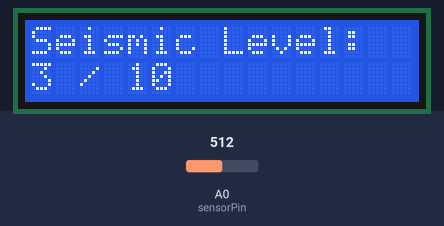
The sketch below on a simulated Arduino Uno, built with avr-gcc and run on an emulated ATmega328P. On the bench: 16×2 character LCD. The inputs (shaded band) are chosen by the test bench; at power-on: A0 (sensorPin) = 512. What the sketch prints to the serial monitor is not drawn.

Above: at 2.7 s.
2.8 s: A0 (sensorPin) set to 390
At 3.7 s:
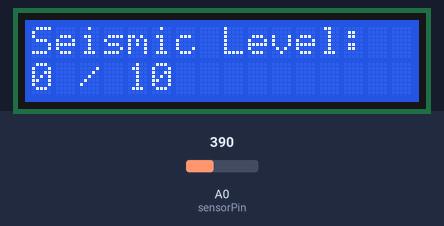
4.6 s: A0 (sensorPin) set to 306
At 5.8 s:
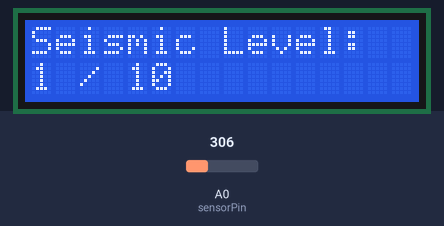
6.1 s: A0 (sensorPin) set to 511
At 6.8 s:
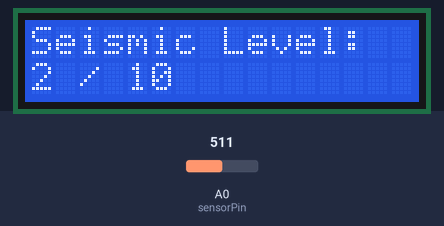
Timing chart, 0 to 9.1 s (numbered marks = the images above; inputs shaded):
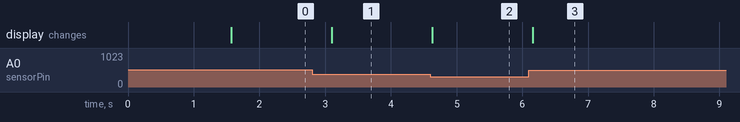

Measured:
- after the input at 2.8 s, the display: changes after 0.30 s (image 1)
- after the input at 4.6 s, the display: changes at once (image 2)
- after the input at 6.1 s, the display: changes after 0.06 s (image 3)

The sketch:

EMF-Based-Sesismograph.ino
```cpp
#include <LiquidCrystal.h>

LiquidCrystal lcd(12, 11, 5, 4, 3, 2);

const int sensorPin = A0;

const int minRawValue = 400;
const int maxRawValue = 900;
const int noiseThreshold = 20;

int readSensor() {
  return analogRead(sensorPin);
}

int calculateLevel(int sensorValue) {
  int difference = abs(sensorValue - minRawValue);

  if (difference < noiseThreshold) {
    return 0;
  }

  sensorValue = constrain(sensorValue, minRawValue, maxRawValue);

  return map(sensorValue, minRawValue, maxRawValue, 1, 10);
}

void displayLevel(int level) {
  lcd.setCursor(0, 0);
  lcd.print("Seismic Level:");

  lcd.setCursor(0, 1);
  lcd.print("                ");

  lcd.setCursor(0, 1);
  lcd.print(level);
  lcd.print(" / 10");
}

void setup() {
  lcd.begin(16, 2);
  Serial.begin(9600);

  lcd.print("Seismograph Mk2");
  delay(1500);
  lcd.clear();
}

void loop() {
  int sensorValue = readSensor();
  int level = calculateLevel(sensorValue);

  displayLevel(level);

  Serial.print("Sensor: ");
  Serial.print(sensorValue);
  Serial.print(" | Level: ");
  Serial.println(level);

  delay(300);
}
```
